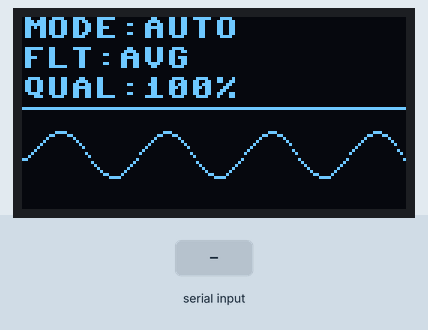
Recording of a program running on a simulated Raspberry Pi Pico running MicroPython. Parts: 128×64 one-colour display. The test bench sets the inputs (shaded band). Random numbers come from a fixed seed; library files of the repository ran but are not shown: sh1106.py; what the program prints to the serial console is not drawn.

Above: at 1.2 s.
1.3 s: "AVG" typed at the serial console, then Enter
At 1.47 s:
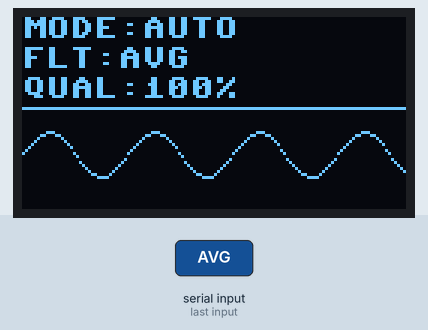
2.8 s: "MEDIAN" typed at the serial console, then Enter
At 3.0 s:
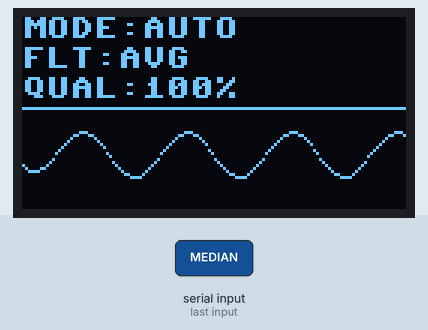

The program:

main.py
```python
from machine import Pin, I2C
import sh1106
import uselect, sys, time, math, random

# OLED
i2c = I2C(0, scl=Pin(5), sda=Pin(4))
oled = sh1106.SH1106_I2C(128,64,i2c)
oled.flip(True)

# Serial input poll
poll = uselect.poll()
poll.register(sys.stdin, uselect.POLLIN)

# Defaults
mode = "AUTO"
flt = "AVG"
noise = 0
phase = 0

while True:

    # -------------------------
    # Read serial from laptop
    # Format:
    # RX,AUTO,AVG,72
    # -------------------------
    if poll.poll(1):
        line = sys.stdin.readline().strip()

        parts = line.split(",")

        if len(parts) >= 4:
            mode = parts[1]
            flt = parts[2]
            noise = int(parts[3])

    oled.fill(0)

    oled.text("MODE:"+mode,0,0)
    oled.text("FLT:"+flt,0,10)
    oled.text("QUAL:"+str(max(0,100-noise))+"%",0,20)

    oled.hline(0,30,128,1)

    # -------------------------
    # Draw filtered waveform
    # -------------------------
    prev1 = 47
    prev2 = 47
    prev3 = 47

    for x in range(128):

        # Base signal + noise
        y = 47 + 9 * math.sin((x + phase) * 0.18)

        amp = int(noise / 10)
        y += random.randint(-amp, amp)

        # FILTERS
        if flt == "AVG":
            y = (y + prev1 + prev2) / 3

        elif flt == "MEDIAN":
            vals = [y, prev1, prev2]
            vals.sort()
            y = vals[1]


        elif flt == "LOWPASS":
            y = 0.2 * y + 0.8 * prev1

        y = int(max(32, min(63, y)))

        oled.pixel(x, y, 1)

        prev3 = prev2
        prev2 = prev1
        prev1 = y

    oled.show()

    phase += 2
    time.sleep(0.08)
```
